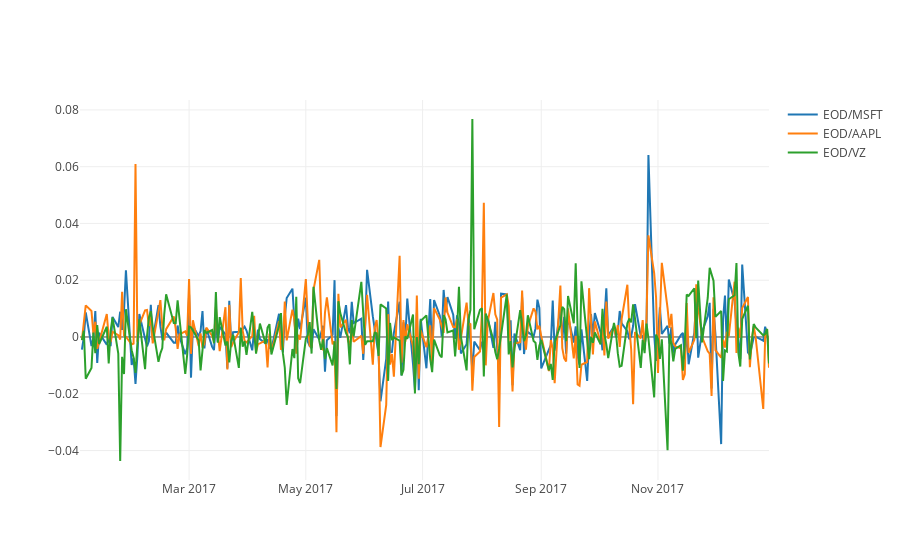

This figure's notebook cell:
### Code cell
#Line graph version
plot_list =[]
for equity in all_equity_data.keys():
    plot_list.append(go.Scatter(
        x = all_equity_data[equity].index,
        y = all_equity_data[equity]['returns'],
        name=equity
    ))
py.iplot(plot_list, filename='returns')

### Figure 1 — Plotly figure (JSON) as saved in the notebook; plotly's stock layout.template omitted (floating-point values rounded to 4 significant figures; data arrays with more than 128 entries replaced by an {"elided": "..."} marker saying what was removed)
{"data": [{"name": "EOD/MSFT", "type": "scatter", "x": {"elided": "251 str values"}, "y": {"elided": "251 float values"}}, {"name": "EOD/AAPL", "type": "scatter", "x": {"elided": "251 str values"}, "y": {"elided": "251 float values"}}, {"name": "EOD/VZ", "type": "scatter", "x": {"elided": "251 str values"}, "y": {"elided": "251 float values"}}], "layout": {}}
